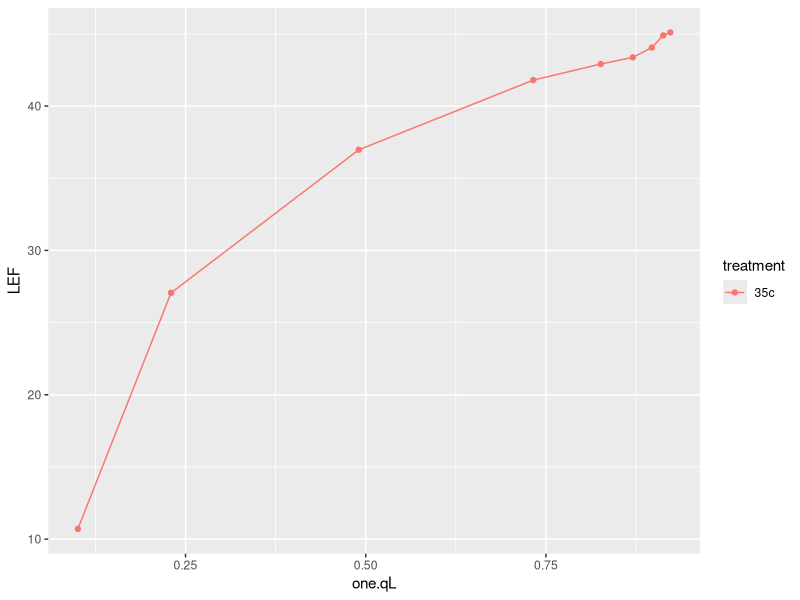
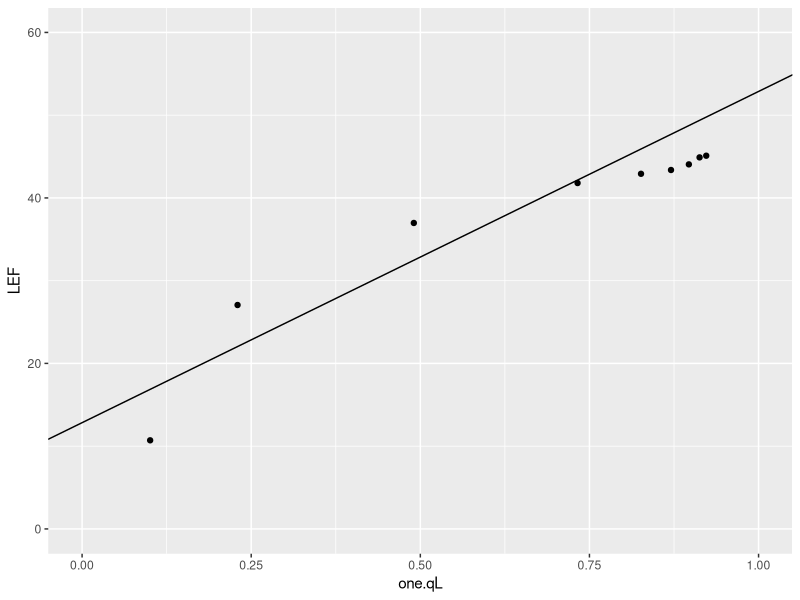
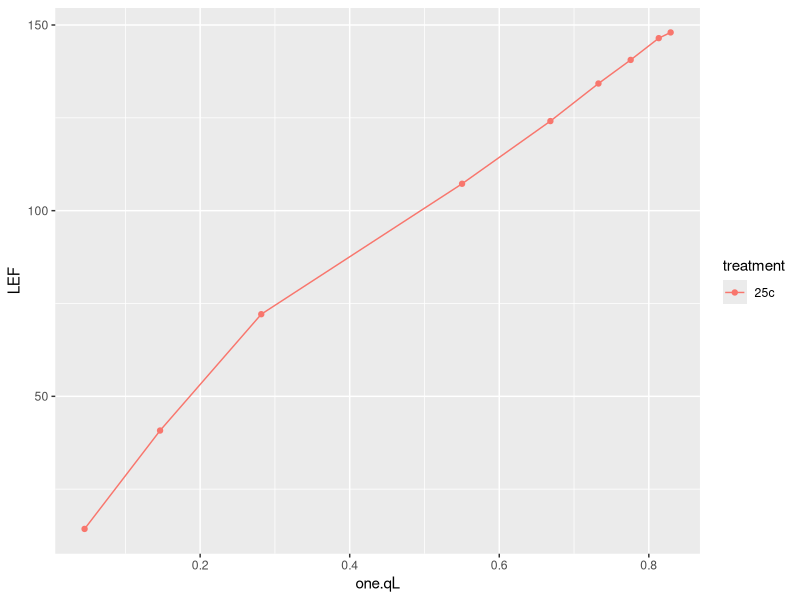
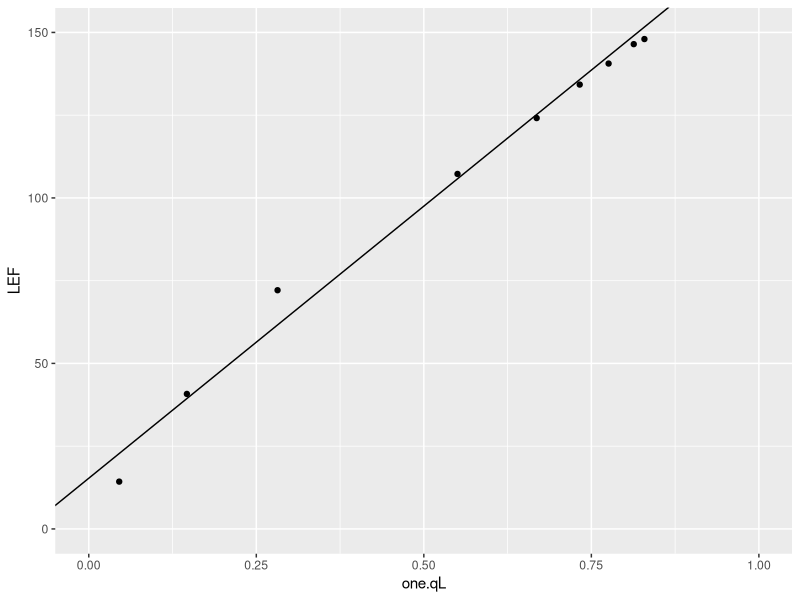
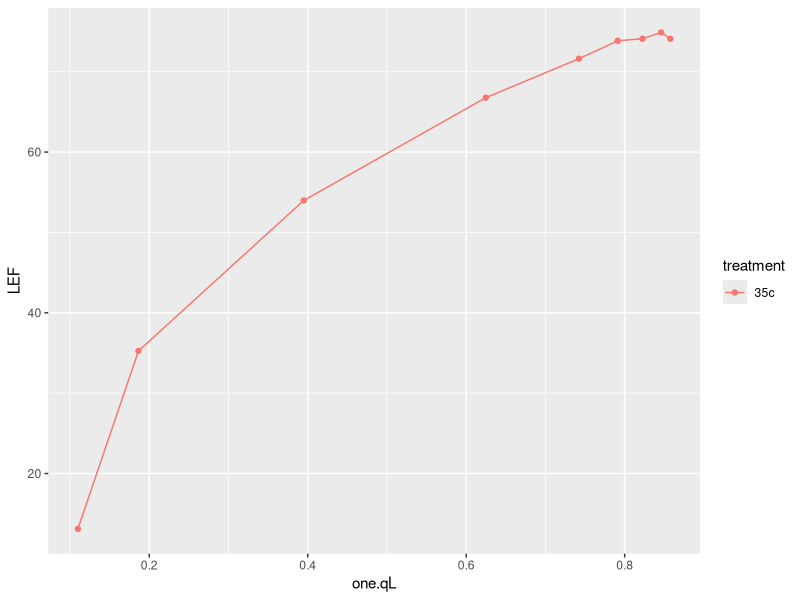
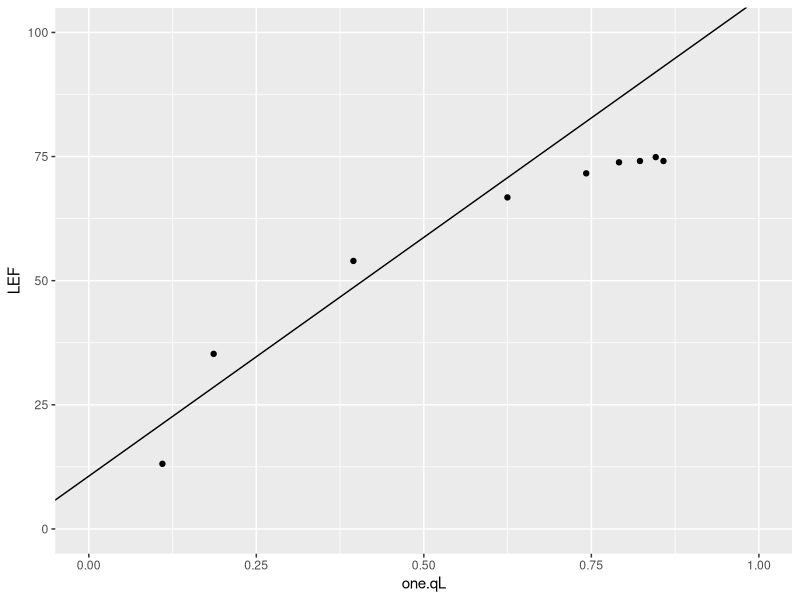
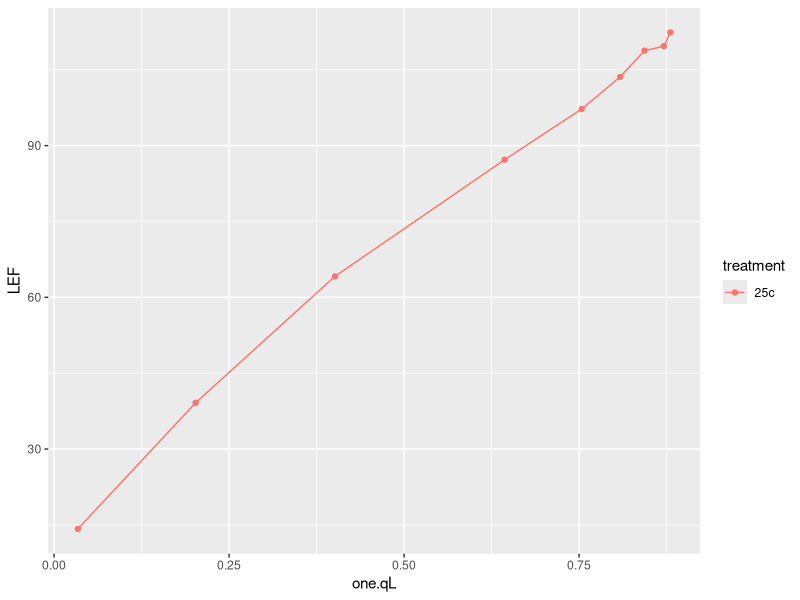
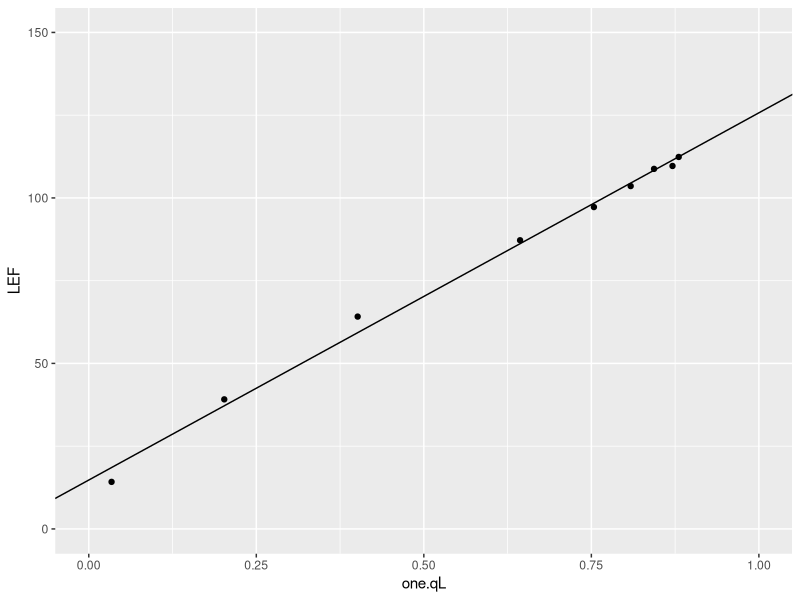

Source code (R) for these figures, in order:
### Load Libraries
library(tidyverse)

### read in .csv
lrc_36 <- read.csv("lrc_36.csv")

### Curve 1 bad

### Curve 2
gg_2 <- lrc_36 %>% 
  filter(id == "gg_2")
ggplot(gg_2, aes(x = one.qL, y = LEF, color = treatment, group = id)) + geom_point() + geom_line()
# Temp
gg_2_tleaf <- mean(gg_2$Tleaf)
gg_2_tleaf
# creating linear model
lm_gg2 <- lm(LEF ~ one.qL, data = gg_2, subset = one.qL < 0.85)
# creating slope and intercept
gg_2_slope <- coef(lm_gg2)[2]
gg_2_intercept <- coef(lm_gg2)[1]
# plot
ggplot(gg_2, aes(one.qL, LEF)) +
  geom_point() +
  geom_abline(
    slope = gg_2_slope,
    intercept = gg_2_intercept) +
  scale_x_continuous(
    limits = c(0, 1)) + 
  scale_y_continuous(
    limits = c(0, 60))



### Curve 3
gg_3 <- lrc_36 %>% 
  filter(id == "gg_3")
ggplot(gg_3, aes(x = one.qL, y = LEF, color = treatment, group = id)) + geom_point() + geom_line()
# Temp
gg_3_tleaf <- mean(gg_3$Tleaf)
gg_3_tleaf
# creating linear model
lm_gg3 <- lm(LEF ~ one.qL, data = gg_3, subset = one.qL < 0.8)
# creating slope and intercept
gg_3_slope <- coef(lm_gg3)[2]
gg_3_intercept <- coef(lm_gg3)[1]
# plot
ggplot(gg_3, aes(one.qL, LEF)) +
  geom_point() +
  geom_abline(
    slope = gg_3_slope,
    intercept = gg_3_intercept) +
  scale_x_continuous(
    limits = c(0, 1)) + 
  scale_y_continuous(
    limits = c(0, 150))



### Curve 4
gg_4 <- lrc_36 %>% 
  filter(id == "gg_4")
ggplot(gg_4, aes(x = one.qL, y = LEF, color = treatment, group = id)) + geom_point() + geom_line()
# Temp
gg_4_tleaf <- mean(gg_4$Tleaf)
gg_4_tleaf
# creating linear model
lm_gg4 <- lm(LEF ~ one.qL, data = gg_4, subset = one.qL < 0.7)
# creating slope and intercept
gg_4_slope <- coef(lm_gg4)[2]
gg_4_intercept <- coef(lm_gg4)[1]
# plot
ggplot(gg_4, aes(one.qL, LEF)) +
  geom_point() +
  geom_abline(
    slope = gg_4_slope,
    intercept = gg_4_intercept) +
  scale_x_continuous(
    limits = c(0, 1)) + 
  scale_y_continuous(
    limits = c(0, 100))



### Curve 5
gg_5 <- lrc_36 %>% 
  filter(id == "gg_5")
ggplot(gg_5, aes(x = one.qL, y = LEF, color = treatment, group = id)) + geom_point() + geom_line()
# Temp
gg_5_tleaf <- mean(gg_5$Tleaf)
gg_5_tleaf
# creating linear model
lm_gg5 <- lm(LEF ~ one.qL, data = gg_5, subset = one.qL < 0.9)
# creating slope and intercept
gg_5_slope <- coef(lm_gg5)[2]
gg_5_intercept <- coef(lm_gg5)[1]
# plot
ggplot(gg_5, aes(one.qL, LEF)) +
  geom_point() +
  geom_abline(
    slope = gg_5_slope,
    intercept = gg_5_intercept) +
  scale_x_continuous(
    limits = c(0, 1)) + 
  scale_y_continuous(
    limits = c(0, 150))


### Curve 6
gg_6 <- lrc_36 %>% 
  filter(id == "gg_6")
ggplot(gg_6, aes(x = one.qL, y = LEF, color = treatment, group = id)) + geom_point() + geom_line()
# Temp
gg_6_tleaf <- mean(gg_6$Tleaf)
gg_6_tleaf
# creating linear model
lm_gg6 <- lm(LEF ~ one.qL, data = gg_6, subset = one.qL < 0.85)
# creating slope and intercept
gg_6_slope <- coef(lm_gg6)[2]
gg_6_intercept <- coef(lm_gg6)[1]
# plot
ggplot(gg_6, aes(one.qL, LEF)) +
  geom_point() +
  geom_abline(
    slope = gg_6_slope,
    intercept = gg_6_intercept) +
  scale_x_continuous(
    limits = c(0, 1)) + 
  scale_y_continuous(
    limits = c(0, 120))



### Curve 7
gg_7 <- lrc_36 %>% 
  filter(id == "gg_7")
ggplot(gg_7, aes(x = one.qL, y = LEF, color = treatment, group = id)) + geom_point() + geom_line()
# Temp
gg_7_tleaf <- mean(gg_7$Tleaf)
gg_7_tleaf
# creating linear model
lm_gg7 <- lm(LEF ~ one.qL, data = gg_7, subset = one.qL < 0.8)
# creating slope and intercept
gg_7_slope <- coef(lm_gg7)[2]
gg_7_intercept <- coef(lm_gg7)[1]
# plot
ggplot(gg_7, aes(one.qL, LEF)) +
  geom_point() +
  geom_abline(
    slope = gg_7_slope,
    intercept = gg_7_intercept) +
  scale_x_continuous(
    limits = c(0, 1)) + 
  scale_y_continuous(
    limits = c(0, 200))


### Curve 8
gg_8 <- lrc_36 %>% 
  filter(id == "gg_8")
gg_8 <- gg_8 %>% 
  filter(machine == "stan")
ggplot(gg_8, aes(x = one.qL, y = LEF, color = treatment, group = id)) + geom_point() + geom_line()
# Temp
gg_8_tleaf <- mean(gg_8$Tleaf)
gg_8_tleaf
# creating linear model
lm_gg8 <- lm(LEF ~ one.qL, data = gg_8, subset = one.qL < 0.99)
# creating slope and intercept
gg_8_slope <- coef(lm_gg8)[2]
gg_8_intercept <- coef(lm_gg8)[1]
# plot
ggplot(gg_8, aes(one.qL, LEF)) +
  geom_point() +
  geom_abline(
    slope = gg_8_slope,
    intercept = gg_8_intercept) +
  scale_x_continuous(
    limits = c(0, 1)) + 
  scale_y_continuous(
    limits = c(0, 150))




### Curve 9
gg_9 <- lrc_36 %>% 
  filter(id == "gg_9")
ggplot(gg_9, aes(x = one.qL, y = LEF, color = treatment, group = id)) + geom_point() + geom_line()
# Temp
gg_9_tleaf <- mean(gg_9$Tleaf)
gg_9_tleaf
# creating linear model
lm_gg9 <- lm(LEF ~ one.qL, data = gg_9, subset = one.qL < 0.9)
# creating slope and intercept
gg_9_slope <- coef(lm_gg9)[2]
gg_9_intercept <- coef(lm_gg9)[1]
# plot
ggplot(gg_9, aes(one.qL, LEF)) +
  geom_point() +
  geom_abline(
    slope = gg_9_slope,
    intercept = gg_9_intercept) +
  scale_x_continuous(
    limits = c(0, 1)) + 
  scale_y_continuous(
    limits = c(0, 150))



### Curve 10
gg_10 <- lrc_36 %>% 
  filter(id == "gg_10")
ggplot(gg_10, aes(x = one.qL, y = LEF, color = treatment, group = id)) + geom_point() + geom_line()
# Temp
gg_10_tleaf <- mean(gg_10$Tleaf)
gg_10_tleaf
# creating linear model
lm_gg10 <- lm(LEF ~ one.qL, data = gg_10, subset = one.qL < 0.85)
# creating slope and intercept
gg_10_slope <- coef(lm_gg10)[2]
gg_10_intercept <- coef(lm_gg10)[1]
# plot
ggplot(gg_10, aes(one.qL, LEF)) +
  geom_point() +
  geom_abline(
    slope = gg_10_slope,
    intercept = gg_10_intercept) +
  scale_x_continuous(
    limits = c(0, 1)) + 
  scale_y_continuous(
    limits = c(0, 50))



### Curve 11
gg_11 <- lrc_36 %>% 
  filter(id == "gg_11")
ggplot(gg_11, aes(x = one.qL, y = LEF, color = treatment, group = id)) + geom_point() + geom_line()
# Temp
gg_11_tleaf <- mean(gg_11$Tleaf)
gg_11_tleaf
# creating linear model
lm_gg11 <- lm(LEF ~ one.qL, data = gg_11, subset = one.qL < 0.75)
# creating slope and intercept
gg_11_slope <- coef(lm_gg11)[2]
gg_11_intercept <- coef(lm_gg11)[1]
# plot
ggplot(gg_11, aes(one.qL, LEF)) +
  geom_point() +
  geom_abline(
    slope = gg_11_slope,
    intercept = gg_11_intercept) +
  scale_x_continuous(
    limits = c(0, 1)) + 
  scale_y_continuous(
    limits = c(0, 100))


### Curve 12
gg_12 <- lrc_36 %>% 
  filter(id == "gg_12")
gg_12 <- gg_12 %>% 
  filter(machine == "stan")
ggplot(gg_12, aes(x = one.qL, y = LEF, color = treatment, group = id)) + geom_point() + geom_line()
# Temp
gg_12_tleaf <- mean(gg_12$Tleaf)
gg_12_tleaf
# creating linear model
lm_gg12 <- lm(LEF ~ one.qL, data = gg_12, subset = one.qL < 0.99)
# creating slope and intercept
gg_12_slope <- coef(lm_gg12)[2]
gg_12_intercept <- coef(lm_gg12)[1]
# plot
ggplot(gg_12, aes(one.qL, LEF)) +
  geom_point() +
  geom_abline(
    slope = gg_12_slope,
    intercept = gg_12_intercept) +
  scale_x_continuous(
    limits = c(0, 1)) + 
  scale_y_continuous(
    limits = c(0, 80))


### Curve 13 no data

### Curve 14
gg_14 <- lrc_36 %>% 
  filter(id == "gg_14")
gg_14 <- gg_14 %>%
  filter(machine == "ozzie")
ggplot(gg_14, aes(x = one.qL, y = LEF, color = treatment, group = id)) + geom_point() + geom_line()
# Temp
gg_14_tleaf <- mean(gg_14$Tleaf)
gg_14_tleaf
# creating linear model
lm_gg14 <- lm(LEF ~ one.qL, data = gg_14, subset = one.qL < 0.85)
# creating slope and intercept
gg_14_slope <- coef(lm_gg14)[2]
gg_14_intercept <- coef(lm_gg14)[1]
# plot
ggplot(gg_14, aes(one.qL, LEF)) +
  geom_point() +
  geom_abline(
    slope = gg_14_slope,
    intercept = gg_14_intercept) +
  scale_x_continuous(
    limits = c(0, 1)) + 
  scale_y_continuous(
    limits = c(0, 80))



### Curve 15
gg_15 <- lrc_36 %>% 
  filter(id == "gg_15")
gg_15_filtered <- gg_15 %>%
  filter(machine == "albert")
ggplot(gg_15_filtered, aes(x = one.qL, y = LEF, color = treatment, group = id)) + geom_point() + geom_line()
# Temp
gg_15_tleaf <- mean(gg_15$Tleaf)
gg_15_tleaf
# creating linear model
lm_gg15 <- lm(LEF ~ one.qL, data = gg_15_filtered, subset = one.qL < 0.8)
# creating slope and intercept
gg_15_slope <- coef(lm_gg15)[2]
gg_15_intercept <- coef(lm_gg15)[1]
# plot
ggplot(gg_15_filtered, aes(one.qL, LEF)) +
  geom_point() +
  geom_abline(
    slope = gg_15_slope,
    intercept = gg_15_intercept) +
  scale_x_continuous(
    limits = c(0, 1)) + 
  scale_y_continuous(
    limits = c(0, 150))



### Curve 16 & Curve 17 corrupted



### Curve 18
gg_18 <- lrc_36 %>% 
  filter(id == "gg_18")
ggplot(gg_18, aes(x = one.qL, y = LEF, color = treatment, group = id)) + geom_point() + geom_line()
# Temp
gg_18_tleaf <- mean(gg_18$Tleaf)
gg_18_tleaf
# creating linear model
lm_gg18 <- lm(LEF ~ one.qL, data = gg_18, subset = one.qL < 0.85)
# creating slope and intercept
gg_18_slope <- coef(lm_gg18)[2]
gg_18_intercept <- coef(lm_gg18)[1]
# plot
ggplot(gg_18, aes(one.qL, LEF)) +
  geom_point() +
  geom_abline(
    slope = gg_18_slope,
    intercept = gg_18_intercept) +
  scale_x_continuous(
    limits = c(0, 1)) + 
  scale_y_continuous(
    limits = c(0, 60))



### Curve 19
gg_19 <- lrc_36 %>% 
  filter(id == "gg_19")
ggplot(gg_19, aes(x = one.qL, y = LEF, color = treatment, group = id)) + geom_point() + geom_line()
# Temp
gg_19_tleaf <- mean(gg_19$Tleaf)
gg_19_tleaf
# creating linear model
lm_gg19 <- lm(LEF ~ one.qL, data = gg_19, subset = one.qL < 0.9)
# creating slope and intercept
gg_19_slope <- coef(lm_gg19)[2]
gg_19_intercept <- coef(lm_gg19)[1]
# plot
ggplot(gg_19, aes(one.qL, LEF)) +
  geom_point() +
  geom_abline(
    slope = gg_19_slope,
    intercept = gg_19_intercept) +
  scale_x_continuous(
    limits = c(0, 1)) + 
  scale_y_continuous(
    limits = c(0, 150))


### Curve 20 corrupted



### Curve 21
gg_21 <- lrc_36 %>% 
  filter(id == "gg_21")
ggplot(gg_21, aes(x = one.qL, y = LEF, color = treatment, group = id)) + geom_point() + geom_line()
# Temp
gg_21_tleaf <- mean(gg_21$Tleaf)
gg_21_tleaf
# creating linear model
lm_gg21 <- lm(LEF ~ one.qL, data = gg_21, subset = one.qL < 0.9)
# creating slope and intercept
gg_21_slope <- coef(lm_gg21)[2]
gg_21_intercept <- coef(lm_gg21)[1]
# plot
ggplot(gg_21, aes(one.qL, LEF)) +
  geom_point() +
  geom_abline(
    slope = gg_21_slope,
    intercept = gg_21_intercept) +
  scale_x_continuous(
    limits = c(0, 1)) + 
  scale_y_continuous(
    limits = c(0, 150))


### Curve 22 corrupted


### Curve 23
gg_23 <- lrc_36 %>% 
  filter(id == "gg_23")
ggplot(gg_23, aes(x = one.qL, y = LEF, color = treatment, group = id)) + geom_point() + geom_line()
# Temp
gg_23_tleaf <- mean(gg_23$Tleaf)
gg_23_tleaf
# creating linear model
lm_gg23 <- lm(LEF ~ one.qL, data = gg_23, subset = one.qL < 0.99)
# creating slope and intercept
gg_23_slope <- coef(lm_gg23)[2]
gg_23_intercept <- coef(lm_gg23)[1]
# plot
ggplot(gg_23, aes(one.qL, LEF)) +
  geom_point() +
  geom_abline(
    slope = gg_23_slope,
    intercept = gg_23_intercept) +
  scale_x_continuous(
    limits = c(0, 1)) + 
  scale_y_continuous(
    limits = c(0, 120))



### Curve 24
gg_24 <- lrc_36 %>% 
  filter(id == "gg_24")
ggplot(gg_24, aes(x = one.qL, y = LEF, color = treatment, group = id)) + geom_point() + geom_line()
# Temp
gg_24_tleaf <- mean(gg_24$Tleaf)
gg_24_tleaf
# creating linear model
lm_gg24 <- lm(LEF ~ one.qL, data = gg_24, subset = one.qL < 0.9)
# creating slope and intercept
gg_24_slope <- coef(lm_gg24)[2]
gg_24_intercept <- coef(lm_gg24)[1]
# plot
ggplot(gg_24, aes(one.qL, LEF)) +
  geom_point() +
  geom_abline(
    slope = gg_24_slope,
    intercept = gg_24_intercept) +
  scale_x_continuous(
    limits = c(0, 1)) + 
  scale_y_continuous(
    limits = c(0, 60))



### Curve 25 from 15, not sure but it is a good 25c curve
gg_25 <- gg_15 %>%
  filter(machine == "albert")
ggplot(gg_25, aes(x = one.qL, y = LEF, color = treatment, group = id)) + geom_point() + geom_line()
# Temp
gg_25_tleaf <- mean(gg_25$Tleaf)
gg_25_tleaf
# creating linear model
lm_gg25 <- lm(LEF ~ one.qL, data = gg_25, subset = one.qL < 0.9)
# creating slope and intercept
gg_25_slope <- coef(lm_gg25)[2]
gg_25_intercept <- coef(lm_gg25)[1]
# plot
ggplot(gg_25, aes(one.qL, LEF)) +
  geom_point() +
  geom_abline(
    slope = gg_25_slope,
    intercept = gg_25_intercept) +
  scale_x_continuous(
    limits = c(0, 1)) + 
  scale_y_continuous(
    limits = c(0, 150))


### Curve 26
gg_26 <- lrc_36 %>% 
  filter(id == "gg_26")
ggplot(gg_26, aes(x = one.qL, y = LEF, color = treatment, group = id)) + geom_point() + geom_line()
# Temp
gg_26_tleaf <- mean(gg_26$Tleaf)
gg_26_tleaf
# creating linear model
lm_gg26 <- lm(LEF ~ one.qL, data = gg_26, subset = one.qL < 0.9)
# creating slope and intercept
gg_26_slope <- coef(lm_gg26)[2]
gg_26_intercept <- coef(lm_gg26)[1]
# plot
ggplot(gg_26, aes(one.qL, LEF)) +
  geom_point() +
  geom_abline(
    slope = gg_26_slope,
    intercept = gg_26_intercept) +
  scale_x_continuous(
    limits = c(0, 1)) + 
  scale_y_continuous(
    limits = c(0, 80))


### Curve 27 no data


### Curve 28 is bad
gg_28 <- lrc_36 %>% 
  filter(id == "gg_28")
ggplot(gg_28, aes(x = one.qL, y = LEF, color = treatment, group = id)) + geom_point() + geom_line()
# Temp
gg_28_tleaf <- mean(gg_28$Tleaf)
gg_28_tleaf
# creating linear model
lm_gg28 <- lm(LEF ~ one.qL, data = gg_28, subset = one.qL < 0.75)
# creating slope and intercept
gg_28_slope <- coef(lm_gg28)[2]
gg_28_intercept <- coef(lm_gg28)[1]
# plot
ggplot(gg_28, aes(one.qL, LEF)) +
  geom_point() +
  geom_abline(
    slope = gg_28_slope,
    intercept = gg_28_intercept) +
  scale_x_continuous(
    limits = c(0, 1)) + 
  scale_y_continuous(
    limits = c(0, 60))



### Curve 29 no data



### Curve 30 corrupted



#### Curve 31
gg_31 <- lrc_36 %>% 
  filter(id == "gg_31")
ggplot(gg_31, aes(x = one.qL, y = LEF, color = treatment, group = id)) + geom_point() + geom_line()
# Temp
gg_31_tleaf <- mean(gg_31$Tleaf)
gg_31_tleaf
# creating linear model
lm_gg31 <- lm(LEF ~ one.qL, data = gg_31, subset = one.qL < 0.9)
# creating slope and intercept
gg_31_slope <- coef(lm_gg31)[2]
gg_31_intercept <- coef(lm_gg31)[1]
# plot
ggplot(gg_31, aes(one.qL, LEF)) +
  geom_point() +
  geom_abline(
    slope = gg_31_slope,
    intercept = gg_31_intercept) +
  scale_x_continuous(
    limits = c(0, 1)) + 
  scale_y_continuous(
    limits = c(0, 250))



### Curve 32
gg_32 <- lrc_36 %>% 
  filter(id == "gg_32")
ggplot(gg_32, aes(x = one.qL, y = LEF, color = treatment, group = id)) + geom_point() + geom_line()
# Temp
gg_32_tleaf <- mean(gg_32$Tleaf)
gg_32_tleaf
# creating linear model
lm_gg32 <- lm(LEF ~ one.qL, data = gg_32, subset = one.qL < 0.85)
# creating slope and intercept
gg_32_slope <- coef(lm_gg32)[2]
gg_32_intercept <- coef(lm_gg32)[1]
# plot
ggplot(gg_32, aes(one.qL, LEF)) +
  geom_point() +
  geom_abline(
    slope = gg_32_slope,
    intercept = gg_32_intercept) +
  scale_x_continuous(
    limits = c(0, 1)) + 
  scale_y_continuous(
    limits = c(0, 40))



### Curve 33
gg_33 <- lrc_36 %>% 
  filter(id == "gg_33")
ggplot(gg_33, aes(x = one.qL, y = LEF, color = treatment, group = id)) + geom_point() + geom_line()
# Temp
gg_33_tleaf <- mean(gg_33$Tleaf)
gg_33_tleaf
# creating linear model
lm_gg33 <- lm(LEF ~ one.qL, data = gg_33, subset = one.qL < 0.8)
# creating slope and intercept
gg_33_slope <- coef(lm_gg33)[2]
gg_33_intercept <- coef(lm_gg33)[1]
# plot
ggplot(gg_33, aes(one.qL, LEF)) +
  geom_point() +
  geom_abline(
    slope = gg_33_slope,
    intercept = gg_33_intercept) +
  scale_x_continuous(
    limits = c(0, 1)) + 
  scale_y_continuous(
    limits = c(0, 150))



### Curve 34 no data



### Curve 35
gg_35 <- lrc_36 %>% 
  filter(id == "gg_35")
ggplot(gg_35, aes(x = one.qL, y = LEF, color = treatment, group = id)) + geom_point() + geom_line()
# Temp
gg_35_tleaf <- mean(gg_35$Tleaf)
gg_35_tleaf
# creating linear model
lm_gg35 <- lm(LEF ~ one.qL, data = gg_35, subset = one.qL < 0.8)
# creating slope and intercept
gg_35_slope <- coef(lm_gg35)[2]
gg_35_intercept <- coef(lm_gg35)[1]
# plot
ggplot(gg_35, aes(one.qL, LEF)) +
  geom_point() +
  geom_abline(
    slope = gg_35_slope,
    intercept = gg_35_intercept) +
  scale_x_continuous(
    limits = c(0, 1)) + 
  scale_y_continuous(
    limits = c(0, 300))



### Curve 36
gg_36 <- lrc_36 %>% 
  filter(id == "gg_36")
ggplot(gg_36, aes(x = one.qL, y = LEF, color = treatment, group = id)) + geom_point() + geom_line()
# Temp
gg_36_tleaf <- mean(gg_36$Tleaf)
gg_36_tleaf
# creating linear model
lm_gg36 <- lm(LEF ~ one.qL, data = gg_36, subset = one.qL < 0.8)
# creating slope and intercept
gg_36_slope <- coef(lm_gg36)[2]
gg_36_intercept <- coef(lm_gg36)[1]
# plot
ggplot(gg_36, aes(one.qL, LEF)) +
  geom_point() +
  geom_abline(
    slope = gg_36_slope,
    intercept = gg_36_intercept) +
  scale_x_continuous(
    limits = c(0, 1)) + 
  scale_y_continuous(
    limits = c(0, 100))



### Curve 37
gg_37 <- lrc_36 %>% 
  filter(id == "gg_37")
ggplot(gg_37, aes(x = one.qL, y = LEF, color = treatment, group = id)) + geom_point() + geom_line()
# Temp
gg_37_tleaf <- mean(gg_37$Tleaf)
gg_37_tleaf
# creating linear model
lm_gg37 <- lm(LEF ~ one.qL, data = gg_37, subset = one.qL < 0.9)
# creating slope and intercept
gg_37_slope <- coef(lm_gg37)[2]
gg_37_intercept <- coef(lm_gg37)[1]
# plot
ggplot(gg_37, aes(one.qL, LEF)) +
  geom_point() +
  geom_abline(
    slope = gg_37_slope,
    intercept = gg_37_intercept) +
  scale_x_continuous(
    limits = c(0, 1)) + 
  scale_y_continuous(
    limits = c(0, 60))



### Curve 38
gg_38 <- lrc_36 %>% 
  filter(id == "gg_38")
ggplot(gg_38, aes(x = one.qL, y = LEF, color = treatment, group = id)) + geom_point() + geom_line()
# Temp
gg_38_tleaf <- mean(gg_38$Tleaf)
gg_38_tleaf
# creating linear model
lm_gg38 <- lm(LEF ~ one.qL, data = gg_38, subset = one.qL < 0.9)
# creating slope and intercept
gg_38_slope <- coef(lm_gg38)[2]
gg_38_intercept <- coef(lm_gg38)[1]
# plot
ggplot(gg_38, aes(one.qL, LEF)) +
  geom_point() +
  geom_abline(
    slope = gg_38_slope,
    intercept = gg_38_intercept) +
  scale_x_continuous(
    limits = c(0, 1)) + 
  scale_y_continuous(
    limits = c(0, 100))



### Curve 39
gg_39 <- lrc_36 %>% 
  filter(id == "gg_39")
ggplot(gg_39, aes(x = one.qL, y = LEF, color = treatment, group = id)) + geom_point() + geom_line()
# Temp
gg_39_tleaf <- mean(gg_39$Tleaf)
gg_39_tleaf
# creating linear model
lm_gg39 <- lm(LEF ~ one.qL, data = gg_39, subset = one.qL < 0.7)
# creating slope and intercept
gg_39_slope <- coef(lm_gg39)[2]
gg_39_intercept <- coef(lm_gg39)[1]
# plot
ggplot(gg_39, aes(one.qL, LEF)) +
  geom_point() +
  geom_abline(
    slope = gg_39_slope,
    intercept = gg_39_intercept) +
  scale_x_continuous(
    limits = c(0, 1)) + 
  scale_y_continuous(
    limits = c(0, 80))



### Curve 40
gg_40 <- lrc_36 %>% 
  filter(id == "gg_40")
ggplot(gg_40, aes(x = one.qL, y = LEF, color = treatment, group = id)) + geom_point() + geom_line()
# Temp
gg_40_tleaf <- mean(gg_40$Tleaf)
gg_40_tleaf
# creating linear model
lm_gg40 <- lm(LEF ~ one.qL, data = gg_40, subset = one.qL < 0.9)
# creating slope and intercept
gg_40_slope <- coef(lm_gg40)[2]
gg_40_intercept <- coef(lm_gg40)[1]
# plot
ggplot(gg_40, aes(one.qL, LEF)) +
  geom_point() +
  geom_abline(
    slope = gg_40_slope,
    intercept = gg_40_intercept) +
  scale_x_continuous(
    limits = c(0, 1)) + 
  scale_y_continuous(
    limits = c(0, 80))



### Creating dataframe
vqmax36_df <- data.frame(
  id = c("gg_2", "gg_3", "gg_4" , "gg_5", "gg_6", "gg_7", "gg_8", "gg_9", "gg_10", "gg_11",
         "gg_12", "gg_14", "gg_15", "gg_18", "gg_19", "gg_21", "gg_23", "gg_24", "gg_25",
         "gg_26", "gg_28", "gg_31", "gg_33", "gg_35", "gg_37", "gg_38", "gg_39", "gg_40"),
  slope_30 = c(gg_2_slope, gg_3_slope, gg_4_slope, gg_5_slope, gg_6_slope, gg_7_slope, 
                   gg_8_slope, gg_9_slope, gg_10_slope, gg_11_slope, gg_12_slope, gg_14_slope, 
                   gg_15_slope, gg_18_slope, gg_19_slope, gg_21_slope, gg_23_slope, gg_24_slope, 
                   gg_25_slope, gg_26_slope, gg_28_slope, gg_31_slope, gg_33_slope, gg_35_slope, 
                   gg_37_slope, gg_38_slope, gg_39_slope, gg_40_slope),
  intercept_30 = c(gg_2_intercept, gg_3_intercept, gg_4_intercept, gg_5_intercept, gg_6_intercept, gg_7_intercept, 
               gg_8_intercept, gg_9_intercept, gg_10_intercept, gg_11_intercept, gg_12_intercept, gg_14_intercept, 
               gg_15_intercept, gg_18_intercept, gg_19_intercept, gg_21_intercept, gg_23_intercept, gg_24_intercept, 
               gg_25_intercept, gg_26_intercept, gg_28_intercept, gg_31_intercept, gg_33_intercept, gg_35_intercept, 
               gg_37_intercept, gg_38_intercept, gg_39_intercept, gg_40_intercept),
  tleaf_30 = c(gg_2_tleaf, gg_3_tleaf, gg_4_tleaf, gg_5_tleaf, gg_6_tleaf, gg_7_tleaf, 
                   gg_8_tleaf, gg_9_tleaf, gg_10_tleaf, gg_11_tleaf, gg_12_tleaf, gg_14_tleaf, 
                   gg_15_tleaf, gg_18_tleaf, gg_19_tleaf, gg_21_tleaf, gg_23_tleaf, gg_24_tleaf, 
                   gg_25_tleaf, gg_26_tleaf, gg_28_tleaf, gg_31_tleaf, gg_33_tleaf, gg_35_tleaf, 
                   gg_37_tleaf, gg_38_tleaf, gg_39_tleaf, gg_40_tleaf)
)
vqmax36_df


### calculating Vqmax
vqmax36_df$vqmax_36 <- vqmax36_df$intercept + vqmax36_df$slope
vqmax36_df


### adding treatment column
vqmax36_df$replicate <- as.numeric(gsub("\\D", "", vqmax36_df$id))
vqmax36_df$treatment <- ifelse(vqmax36_df$replicate %% 2 == 1,
                               "25c",
                               "35c")
vqmax36_df$replicate <- NULL
vqmax36_df

### add leaf temp
vqmax36_df$tleaf_fac <- "36c"
vqmax36_df

### graph and stats time
ggplot(vqmax36_df, aes(x = treatment, y = vqmax_36)) + geom_boxplot()
vqmax36_lm <- lm(vqmax_36 ~ treatment, data = vqmax36_df)
anova(vqmax36_lm)
plot(vqmax36_lm)

#write.csv
write.csv(vqmax36_df, "vqmax36_df.csv")
